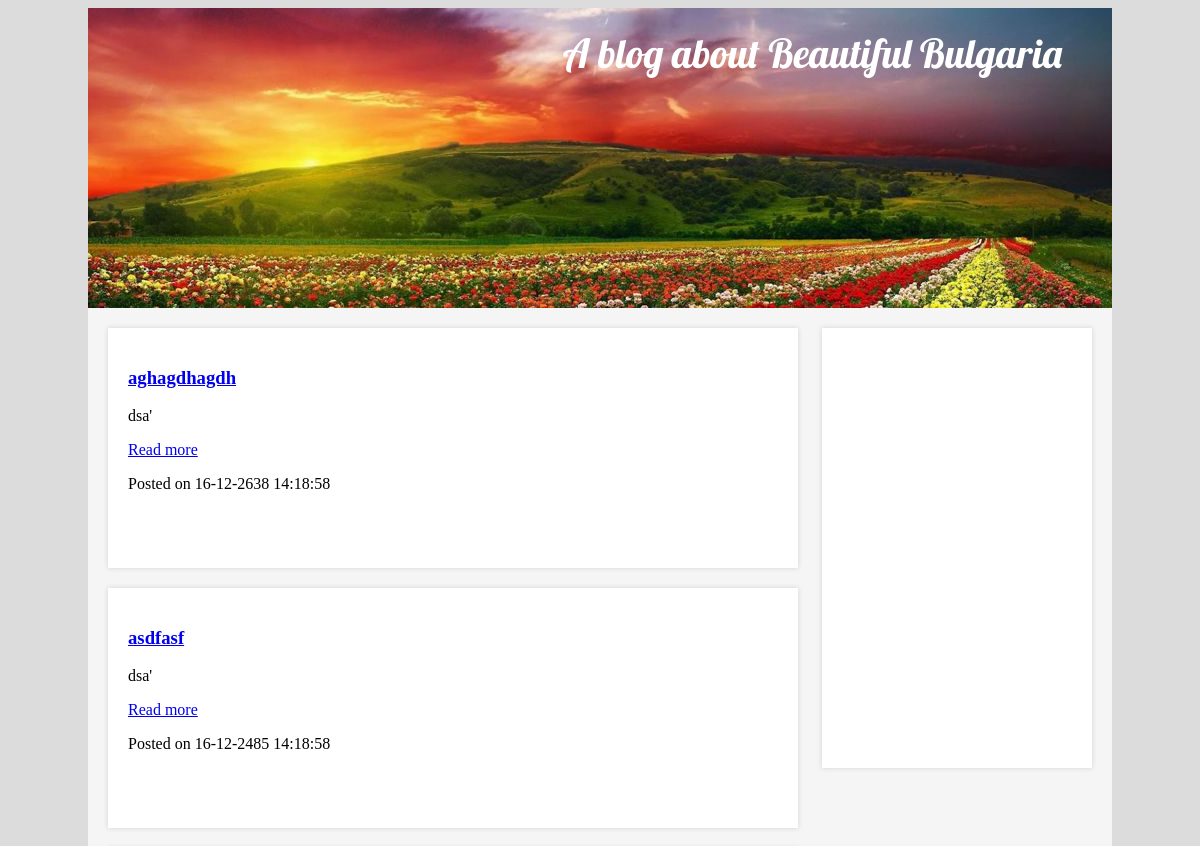
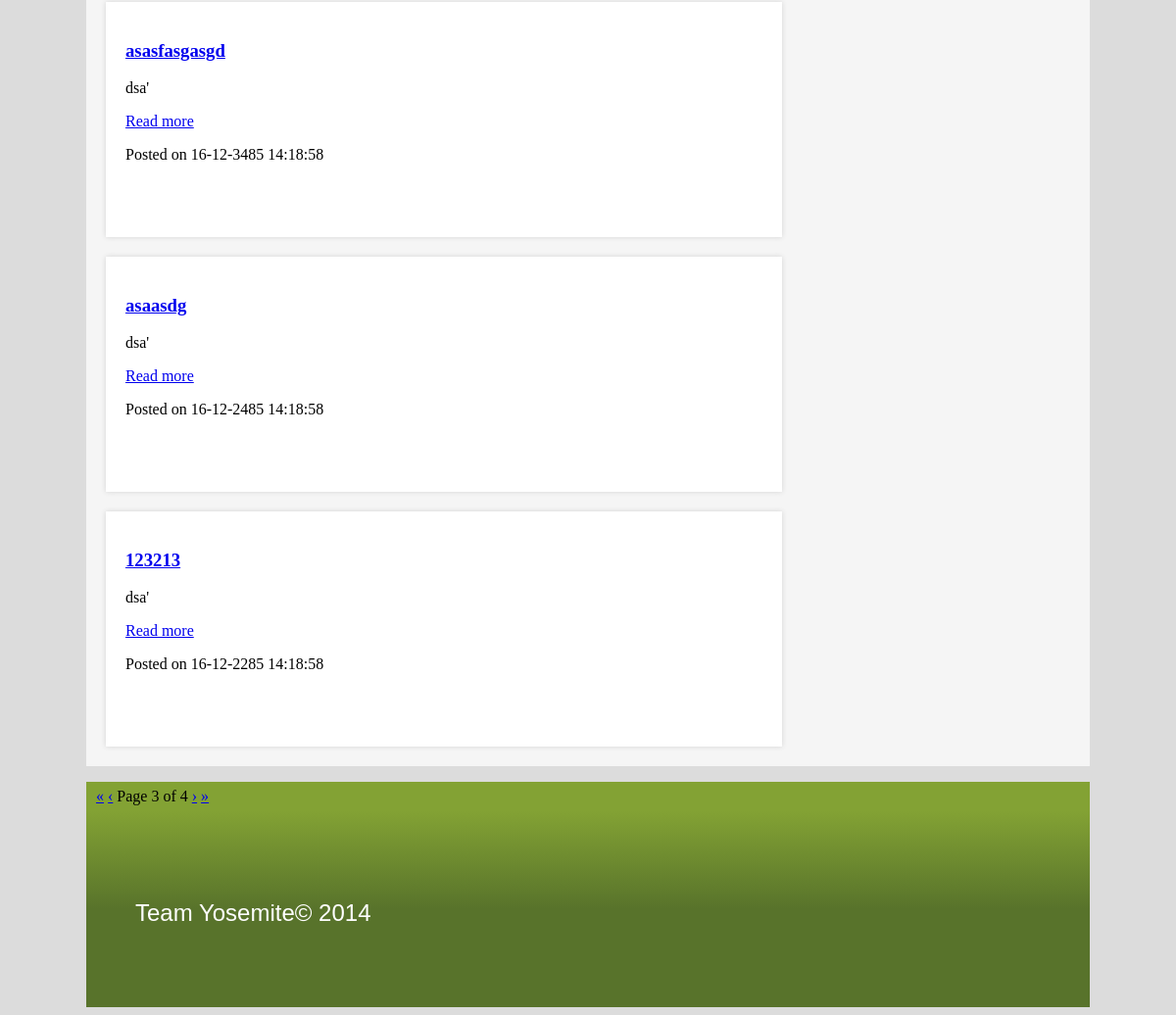
/?page=3, run on the app's committed database (2 pictures, top to bottom).
### tables this page shows
CREATE TABLE IF NOT EXISTS `posts` (
  `post_id` int(11) NOT NULL AUTO_INCREMENT,
  `post_title` varchar(50) NOT NULL,
  `post_description` varchar(255) NOT NULL,
  `post_content` text NOT NULL,
  `post_author` varchar(11) NOT NULL,
  `post_dateCreated` int(15) NOT NULL,
  `post_timesSeen` int(11) NOT NULL,
  PRIMARY KEY (`post_id`),
  KEY `post_author` (`post_author`)
);

### functions.php (called while the page is built, shortened)
<?php
function load_posts($page) {
	global $db;
	$posts = [];
	$postsCount = $db->query('SELECT COUNT(post_id) FROM posts')->fetchColumn();
	$postsLimit = 5;
	$allPages = ceil($postsCount / $postsLimit);
	$offset = ($page - 1) * $postsLimit;
	$stmt = $db->prepare('SELECT `post_id`, `post_title`, `post_description`, `post_author`, `post_dateCreated`, `post_timesSeen` FROM posts ORDER BY post_id DESC LIMIT :limit OFFSET :offset');
    $stmt->bindParam(':limit', $postsLimit, PDO::PARAM_INT);
    $stmt->bindParam(':offset', $offset, PDO::PARAM_INT);
    $stmt->execute();
	while($row = $stmt->fetch()) {
		$posts[] = $row;
	}
	return [ 'posts' => $posts, 'totalPages' => $allPages ];
}

### index.php (the view)
<?php
include 'config.php';
include 'functions.php';
include 'templates/header.php';
?>
<body class="indexPage">
	<header>
		<p>A blog about Beautiful Bulgaria</p>
	</header>
	<?php
		$page = isset($_GET['page']) && $_GET['page'] != null ? $_GET['page'] : 1;
		$data = load_posts($page);
	?>
	<main class="clearfix">
	<aside></aside>
		<?php foreach($data['posts'] as $post):?>
			<article>
				<h3><a href="view_post.php?id=<?= $post['post_id'];?>"><?= $post['post_title'];?></a></h3>
				<p><?= $post['post_description'];?>'</p>
				<p><a href="view_post.php?id=<?= $post['post_id'];?>">Read more</a></p>
				<p>Posted on <?= date('d-m-Y H:i:s', strtotime($post['post_dateCreated']));?></p>
			</article>
		<?php endforeach;?>
	</main>
<?php
	$totalPages = $data['totalPages'];
	$previouslink = ($page > 1) ? '<a href="?page=1" title="First page">&laquo;</a> <a href="?page=' . ($page - 1) . '" title="Previous page">&lsaquo;</a>' : '<span class="disabled">&laquo;</span> <span class="disabled">&lsaquo;</span>';
	$nextlink = ($page < $totalPages) ? '<a href="?page=' . ($page + 1) . '" title="Next page">&rsaquo;</a> <a href="?page=' . $totalPages . '" title="Last page">&raquo;</a>' : '<span class="disabled">&rsaquo;</span> <span class="disabled">&raquo;</span>';
?>
	<div id="paging">
		<p>
			<?= $previouslink;?>
			Page <?= $page;?> of <?= $totalPages;?>
			<?= $nextlink;?>
		</p>
	</div>
<?php
include 'templates/footer.php';

### styles/main.css (style rules this page uses)
.clearfix:after { content: ""; display: table; clear: both; }
.indexPage { box-sizing: border-box; background-color: #dcdcdc; }
header { position: relative; box-sizing: border-box; background-image: url("../images/hedaer-background.jpg"); height: 300px; width: 1024px; margin: 0 auto; }
header p { font-family: Lobster, sans-serif; position: absolute; bottom: 190px; right: 50px; color: white; font-size: 40px; }
.indexPage main { padding: 20px 20px 0 20px; background-color: #f5f5f5; box-sizing: border-box; width: 1024px; margin: 0 auto; }
.indexPage article { display: block; float: left; padding: 20px; margin-bottom: 20px; width: 650px; min-height: 200px; background-color: white; box-shadow: 0 0 5px lightgrey; }
.indexPage aside { display: inline-block; float: right; padding: 20px; width: 230px; min-height: 400px; background-color: white; box-shadow: 0 0 5px lightgrey; }
.indexPage #paging { box-sizing: border-box; height: 30px; line-height: 30px; padding: 0 10px; width: 1024px; margin: 0 auto; background-color: #83a234; }

### data on the page
posts: post_title "aghagdhagdh", post_description "dsa", post_dateCreated "16-12-2638 14:18:58"
posts: post_title "asdfasf", post_description "dsa", post_dateCreated "16-12-2485 14:18:58"
posts: post_title "asasfasgasgd", post_description "dsa", post_dateCreated "16-12-3485 14:18:58"
posts: post_title "asaasdg", post_description "dsa", post_dateCreated "16-12-2485 14:18:58"
posts: post_title "123213", post_description "dsa", post_dateCreated "16-12-2285 14:18:58"

### other printed values
$page "3"
$totalPages "4"
